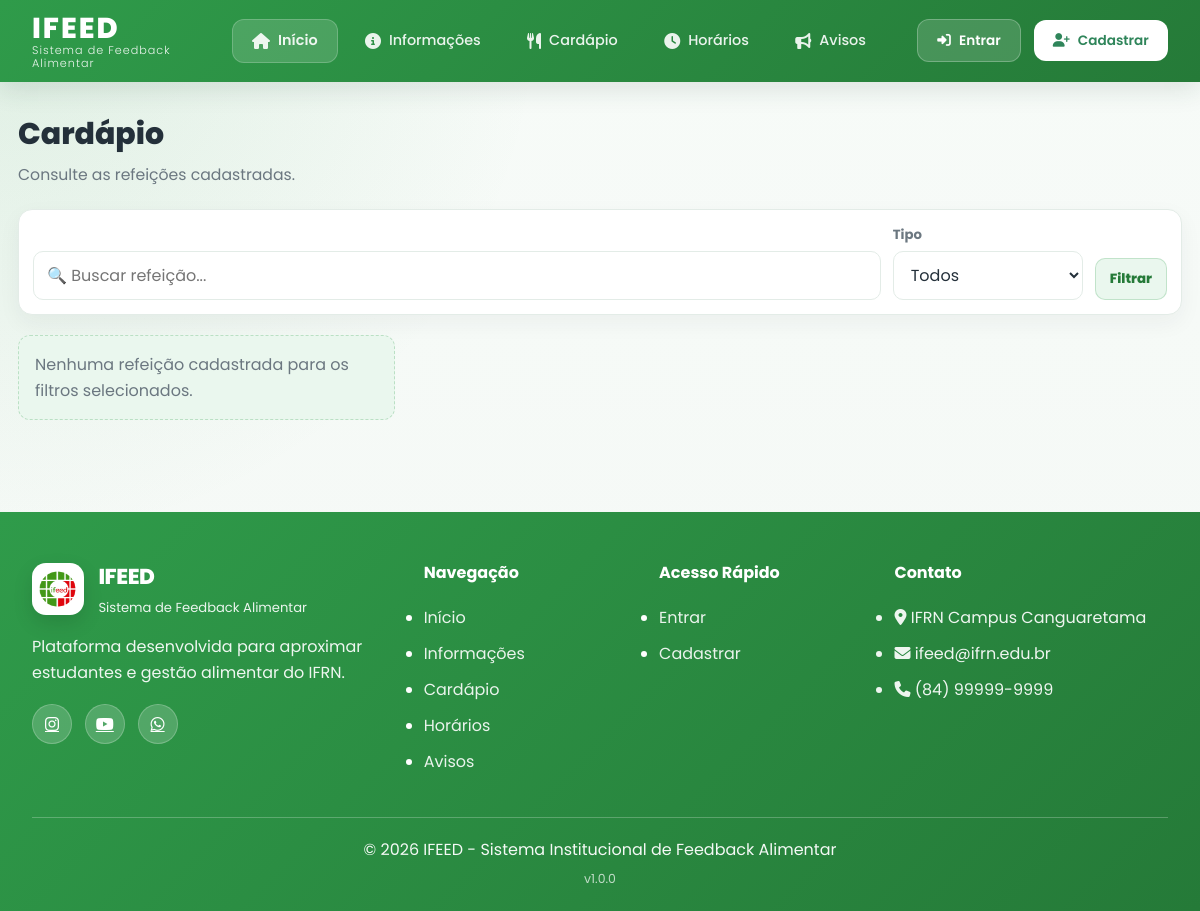
Before: /cardapio/ with the older database file.
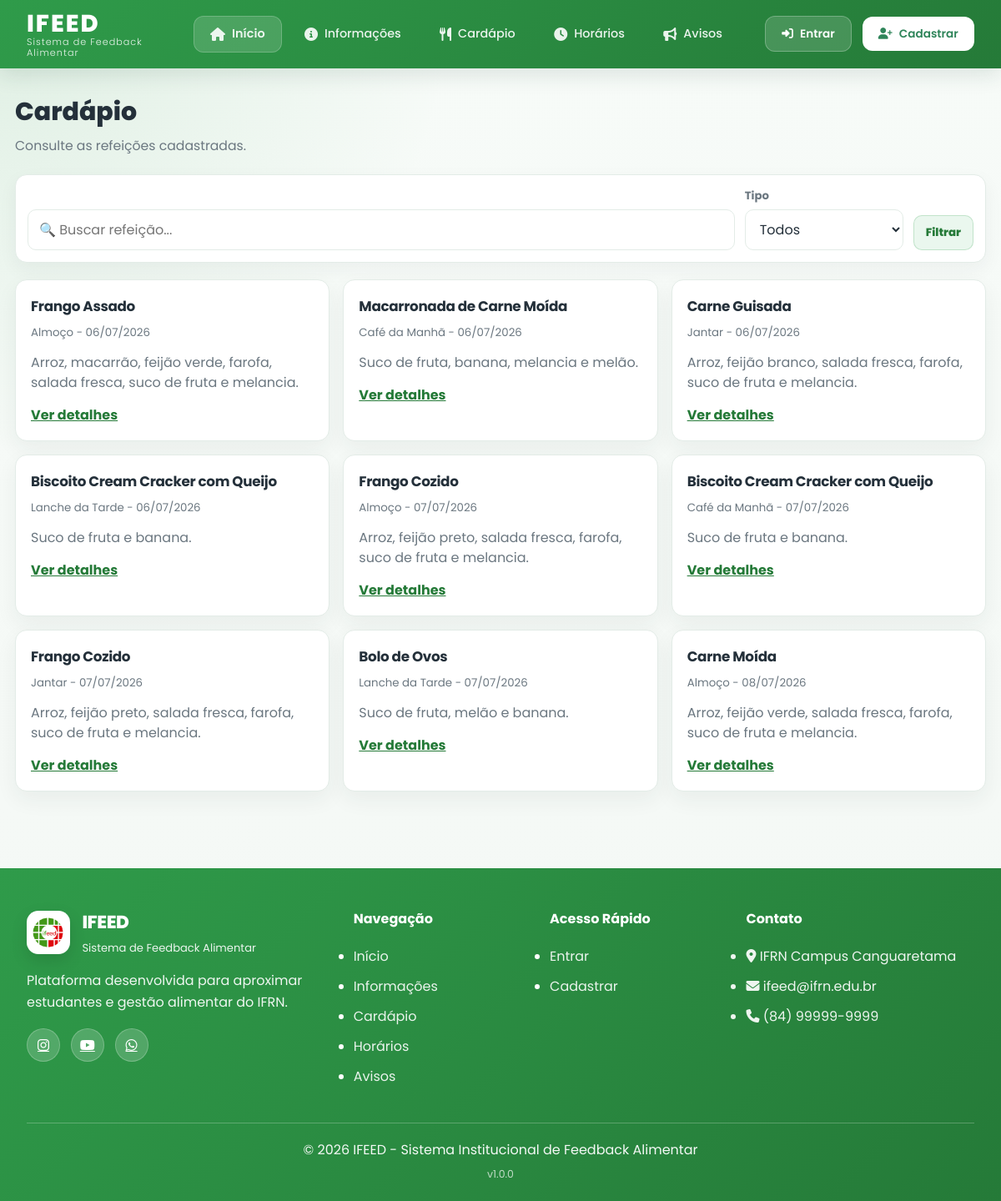
After: the same page with the newer database file.
### core/models.py (models this page shows, shortened)
class Refeicao(models.Model):
    TIPO_CHOICES = [
        ('CAFE', 'Café da Manhã'),
        ('ALMOCO', 'Almoço'),
        ('LANCHE', 'Lanche da Tarde'),
        ('JANTAR', 'Jantar'),
        ('CEIA', 'Ceia'),
    ]
    titulo = models.CharField('Título', max_length=160)
    descricao = models.TextField('Descrição')
    tipo = models.CharField('Tipo', max_length=20, choices=TIPO_CHOICES)
    data = models.DateField('Data')
    ativo = models.BooleanField('Ativo', default=True)
    criado_em = models.DateTimeField('Criado em', auto_now_add=True)
    atualizado_em = models.DateTimeField('Atualizado em', auto_now=True)
    class Meta:
        verbose_name = 'Refeição'
        verbose_name_plural = 'Refeições'
        ordering = ['data', 'tipo', 'titulo']

### core/views.py (the view)
# urls.py: path('cardapio/', views.cardapio_publico_view, name='cardapio_publico'),
def cardapio_publico_view(request):
    hoje = timezone.localdate()
    termo = (request.GET.get('q') or '').strip()
    tipo = request.GET.get('tipo') or ''
    refeicoes = Refeicao.objects.filter(ativo=True, data__gte=hoje)
    if termo:
        refeicoes = refeicoes.filter(Q(titulo__icontains=termo) | Q(descricao__icontains=termo))
    if tipo:
        refeicoes = refeicoes.filter(tipo=tipo)
    paginator = Paginator(refeicoes.order_by('data', 'tipo'), 9)
    return render(request, 'cardapio.html', {
        'page_obj': paginator.get_page(request.GET.get('page')),
        'tipos_refeicao': Refeicao.TIPO_CHOICES,
        'termo': termo,
        'tipo': tipo,
    })

### templates/cardapio.html (shortened to what this page needs)
{% extends 'base.html' %}
{% load static %}
{% block extra_css %}
    <link rel="stylesheet" href="{% static 'estilos/admin.css' %}">
{% endblock %}
{% block content %}
<main class="admin-main">
    <h1>Cardápio</h1>
    <p class="page-subtitle">Consulte as refeições cadastradas.</p>
    <form method="get" class="filters-section">
        <div class="search-box">
            <input type="text" name="q" value="{{ termo }}" placeholder="🔍 Buscar refeição...">
        </div>
        <div class="filter-box">
            <label for="tipo">Tipo</label>
            <select id="tipo" name="tipo">
                <option value="">Todos</option>
            </select>
        </div>
        <button type="submit" class="btn-secondary">Filtrar</button>
    </form>
    <div class="feedbacks-container">
        {% for refeicao in page_obj %}
            <article class="feedback-card">
                <div class="feedback-header">
                    <div>
                        <h3>{{ refeicao.titulo }}</h3>
                        <small>{{ refeicao.get_tipo_display }} - {{ refeicao.data|date:"d/m/Y" }}</small>
                    </div>
                </div>
                <p class="feedback-comment">{{ refeicao.descricao }}</p>
                <div class="feedback-footer">
                    <a href="{% url 'refeicao_detalhes' refeicao.id %}">Ver detalhes</a>
                </div>
            </article>
        {% empty %}
            <p class="empty-state">Nenhuma refeição cadastrada para os filtros selecionados.</p>
        {% endfor %}
    </div>
</main>
{% endblock %}

### templates/base.html (shortened to what this page needs)
{% load static %}
<!DOCTYPE html>
<html lang="pt-br">
<head>
    <link rel="stylesheet" href="{% static 'estilos/base.css' %}">
    {% block extra_css %}{% endblock %}
    <link rel="stylesheet" href="https://cdnjs.cloudflare.com/ajax/libs/font-awesome/6.5.0/css/all.min.css">
</head>
<body>
    <header class="header">
        <div class="header-container">
            <div class="logo">
                <a href="{% url 'index' %}">
                    <div class="logo-text">
                        <span class="logo-title">IFEED</span>
                        <span class="logo-subtitle">Sistema de Feedback Alimentar</span>
                    </div>
                </a>
            </div>
            <nav class="nav-menu" aria-label="Navegação principal">
                <ul class="nav-list">
                    <li class="nav-item">
                        <a href="{% url 'index' %}" class="nav-link {% if request.path == '/' %}active{% endif %}">
                            <i class="fas fa-home"></i>
                            <span>Início</span>
                        </a>
                    </li>
                    <li class="nav-item">
                        <a href="{% url 'index' %}#informacoes" class="nav-link">
                            <i class="fas fa-info-circle"></i>
                            <span>Informações</span>
                        </a>
                    </li>
                    <li class="nav-item">
                        <a href="{% url 'index' %}#cardapio-semana" class="nav-link">
                            <i class="fas fa-utensils"></i>
                            <span>Cardápio</span>
                        </a>
                    </li>
                    <li class="nav-item">
                        <a href="{% url 'horarios' %}" class="nav-link {% if request.path == '/horarios/' %}active{% endif %}">
                            <i class="fas fa-clock"></i>
                            <span>Horários</span>
                        </a>
                    </li>
                    <li class="nav-item">
                        <a href="{% url 'index' %}#avisos" class="nav-link">
                            <i class="fas fa-bullhorn"></i>
                            <span>Avisos</span>
                        </a>
                    </li>
                </ul>
            </nav>
            <div class="header-actions">
                {% if user.is_authenticated %}
                    <div class="user-menu">
                        <button class="user-avatar" id="userMenuBtn">
                            <i class="fas fa-user-circle"></i>
                            <span class="user-name">{{ user.username }}</span>
                            <i class="fas fa-chevron-down"></i>
                        </button>
                        <div class="user-dropdown" id="userDropdown">
                            <a href="{% url 'aluno' %}"><i class="fas fa-tachometer-alt"></i> Painel</a>
                            <a href="{% url 'perfil' %}"><i class="fas fa-user-cog"></i> Perfil</a>
                            {% if user.is_admin_ifeed %}
                                <a href="{% url 'relatorios' %}"><i class="fas fa-chart-bar"></i> Relatórios</a>
                                <a href="{% url 'feedbacks' %}"><i class="fas fa-comments"></i> Feedbacks</a>
                                <a href="{% url 'refeicao_list' %}"><i class="fas fa-utensils"></i> Refeições</a>
                                <a href="{% url 'cardapio_list' %}"><i class="fas fa-calendar-alt"></i> Cardápios</a>
                                <a href="{% url 'usuario_list' %}"><i class="fas fa-users"></i> Usuários</a>
                            {% endif %}
                            <hr>
                            <a href="{% url 'logout' %}" class="logout-link"><i class="fas fa-sign-out-alt"></i> Sair</a>
                        </div>
                    </div>
                {% else %}
                    <div class="auth-buttons">
                        <a href="{% url 'login' %}" class="btn-login {% if request.path == '/login/' %}active{% endif %}">
                            <i class="fas fa-sign-in-alt"></i> Entrar
                        </a>
                        <a href="{% url 'cadastro' %}" class="btn-register {% if request.path == '/cadastro/' %}active{% endif %}">
                            <i class="fas fa-user-plus"></i> Cadastrar
                        </a>
                    </div>
                {% endif %}
            </div>
        </div>
    </header>
    <div class="main-content">
    {% block content %}
    {% endblock %}
</div>
    <footer class="footer">
        <div class="footer-container">
            <div class="footer-grid">
                <div class="footer-column">
                    <div class="footer-logo">
                        <img src="{% static 'img/logomenorsf.png' %}" alt="IFEED">
                        <div>
                            <h3>IFEED</h3>
                            <p>Sistema de Feedback Alimentar</p>
                        </div>
                    </div>
                    <p class="footer-description">
                        Plataforma desenvolvida para aproximar estudantes e gestão alimentar do IFRN.
                    </p>
                    <div class="footer-social">
                        <a href="#"><i class="fab fa-instagram"></i></a>
                        <a href="#"><i class="fab fa-youtube"></i></a>
                        <a href="#"><i class="fab fa-whatsapp"></i></a>
                    </div>
                </div>
                <div class="footer-column">
                    <h4>Navegação</h4>
                    <ul>
                        <li><a href="{% url 'index' %}">Início</a></li>
                        <li><a href="{% url 'index' %}#informacoes">Informações</a></li>
                        <li><a href="{% url 'index' %}#cardapio-semana">Cardápio</a></li>
                        <li><a href="{% url 'horarios' %}">Horários</a></li>
                        <li><a href="{% url 'index' %}#avisos">Avisos</a></li>
                    </ul>
                </div>
                <div class="footer-column">
                    <h4>Acesso Rápido</h4>
                    <ul>
                        {% if user.is_authenticated %}
                            <li><a href="{% url 'aluno' %}">Meu Painel</a></li>
                            <li><a href="{% url 'perfil' %}">Perfil</a></li>
                            <li><a href="{% url 'logout' %}">Sair</a></li>
                        {% else %}
                            <li><a href="{% url 'login' %}">Entrar</a></li>
                            <li><a href="{% url 'cadastro' %}">Cadastrar</a></li>
                        {% endif %}
                    </ul>
                </div>
                <div class="footer-column">
                    <h4>Contato</h4>
                    <ul class="contact-list">
                        <li><i class="fas fa-map-marker-alt"></i> IFRN Campus Canguaretama</li>
                        <li><i class="fas fa-envelope"></i> ifeed@ifrn.edu.br</li>
                        <li><i class="fas fa-phone"></i> (84) 99999-9999</li>
                    </ul>
                </div>
            </div>
            <div class="footer-bottom">
                <p>© 2026 IFEED - Sistema Institucional de Feedback Alimentar</p>
                <p class="footer-version">v1.0.0</p>
            </div>
        </div>
    </footer>
</body>
</html>

### static/estilos/admin.css (style rules this page uses)
:root { --green: #2f855a; --green-dark: #1c4532; --green-soft: #f0f5f1; --blue: #2563eb; --red: #dc2626; --yellow: #f59e0b; --card-bg: #ffffff; --page-bg: #f4f8f5; --text: #1e3a1e; --muted-text: #4a5568; --border: #e3ece7; --shadow: 0 4px 6px -1px rgba(0, 0, 0, 0.05), 0 2px 4px -1px rgba(0, 0, 0, 0.03); }
body { background: radial-gradient(circle at top left, rgba(47, 155, 74, 0.12), transparent 34rem), linear-gradient(180deg, #f7fbf8 0%, #f4f8f5 100%); }
.admin-main { max-width: 1220px; margin: 28px auto; padding: 0 18px 64px; }
.admin-main > h1 { color: var(--text); font-size: clamp(1.45rem, 2.5vw, 2.05rem); font-weight: 800; letter-spacing: -0.02em; margin-bottom: 4px; }
.page-subtitle { color: var(--muted-text); font-size: 0.98rem; margin-bottom: 22px; line-height: 1.6; }
.filters-section { display: grid; grid-template-columns: minmax(220px, 1fr) auto auto; gap: 12px; margin-bottom: 20px; align-items: end; background: var(--card-bg); border: 1px solid var(--border); border-radius: 12px; padding: 16px; box-shadow: var(--shadow); }
.search-box input, .filter-box select, .feedback-card input, .feedback-card select, .feedback-card textarea { width: 100%; border: 1px solid var(--border); border-radius: 10px; padding: 11px 13px; font: inherit; color: var(--text); background: #fff; transition: border-color 0.2s ease-in-out, box-shadow 0.2s ease-in-out; }
.filter-box { display: flex; flex-direction: column; min-width: 190px; }
.filter-box label { color: var(--muted-text); font-size: 0.83rem; font-weight: 700; margin-bottom: 6px; }
.feedbacks-container { display: grid; grid-template-columns: repeat(auto-fill, minmax(300px, 1fr)); gap: 16px; }
.feedback-card { background: var(--card-bg); border: 1px solid var(--border); border-radius: 12px; box-shadow: var(--shadow); padding: 22px; transition: transform 0.2s ease-in-out, box-shadow 0.2s ease-in-out, border-color 0.2s ease-in-out; }
.feedback-card h3 { color: var(--text); font-size: 1.05rem; margin-bottom: 4px; }
.feedback-card small, .feedback-meta, .feedback-footer small { color: var(--muted-text); }
.feedback-header { display: flex; justify-content: space-between; align-items: flex-start; gap: 12px; margin-bottom: 12px; }
.feedback-comment { color: var(--muted-text); line-height: 1.6; margin-top: 10px; }
.feedback-footer { display: flex; flex-wrap: wrap; gap: 10px; align-items: center; margin-top: 14px; }
.feedback-footer a, .pagination a, .admin-main a { color: var(--green-dark); font-weight: 700; }
.btn-secondary, .btn-danger, .btn-logout { display: inline-flex; align-items: center; justify-content: center; gap: 8px; border: 0; border-radius: 10px; padding: 10px 14px; font-weight: 800; text-decoration: none; cursor: pointer; font-family: inherit; transition: background-color 0.2s ease-in-out, color 0.2s ease-in-out, transform 0.2s ease-in-out; }
.btn-secondary { background: var(--green-soft); color: var(--green-dark); border: 1px solid rgba(47, 155, 74, 0.22); }
:root { --green: #2f9b4a; --green-dark: #257a38; --green-soft: #eaf7ee; --card-bg: #ffffff; --page-bg: #f4f8f5; --text: #24303a; --muted-text: #6b7780; --border: #e3ece7; --shadow: 0 14px 35px rgba(36, 48, 58, 0.08); }
.admin-main > h1 { color: var(--text); letter-spacing: 0; }
.page-subtitle { color: var(--muted-text); }
.filters-section { border-radius: 14px; padding: 14px; box-shadow: 0 8px 22px rgba(36, 48, 58, 0.05); }
.feedback-card { border-radius: 14px; padding: 18px; box-shadow: 0 10px 26px rgba(36, 48, 58, 0.06); transition: transform 0.18s ease, box-shadow 0.18s ease, border-color 0.18s ease; }
.feedback-comment { color: var(--muted-text); line-height: 1.5; }
.btn-secondary, .btn-danger, .btn-logout { transition: none; }

Changed rows visible on the page:
added Refeicao: titulo "Frango Assado", tipo "Almoço", data "06/07/2026", descricao "Arroz, macarrão, feijão verde, farofa, salada fresca, suco de fruta e melancia."
added Refeicao: titulo "Macarronada de Carne Moída", tipo "Café da Manhã", data "06/07/2026", descricao "Suco de fruta, banana, melancia e melão."
added Refeicao: titulo "Carne Guisada", tipo "Jantar", data "06/07/2026", descricao "Arroz, feijão branco, salada fresca, farofa, suco de fruta e melancia."
added Refeicao: titulo "Biscoito Cream Cracker com Queijo", tipo "Lanche da Tarde", data "06/07/2026", descricao "Suco de fruta e banana."
added Refeicao: titulo "Frango Cozido", tipo "Almoço", data "07/07/2026", descricao "Arroz, feijão preto, salada fresca, farofa, suco de fruta e melancia."
added Refeicao: titulo "Biscoito Cream Cracker com Queijo", tipo "Café da Manhã", data "07/07/2026", descricao "Suco de fruta e banana."
added Refeicao: titulo "Frango Cozido", tipo "Jantar", data "07/07/2026", descricao "Arroz, feijão preto, salada fresca, farofa, suco de fruta e melancia."
added Refeicao: titulo "Bolo de Ovos", tipo "Lanche da Tarde", data "07/07/2026", descricao "Suco de fruta, melão e banana."
added Refeicao: titulo "Carne Moída", tipo "Almoço", data "08/07/2026", descricao "Arroz, feijão verde, salada fresca, farofa, suco de fruta e melancia."
Other visible differences:
text no longer shown: "Nenhuma refeição cadastrada para os filtros selecionados."
